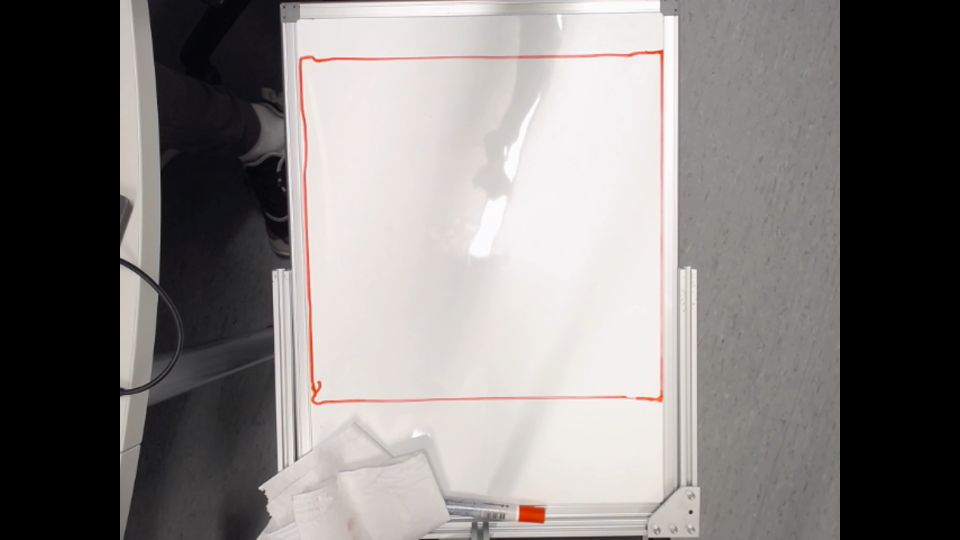
#> input picture test_images/test_image.png, 1920 x 1080 px (shown at 1/2 size)
$ python TripleT.py
#> lines starting #> are read from the running program, lines starting #| are printed output that depends on the picture; after the words box and inside, x2 and y2 are one past the last pixel; in counts of white or black regions, pixels touching at a corner belong together
import cv2 as cv
import numpy

x1 = 630
x2 = 1320
y1 = 120
y2 = 790

GAMESTATE = ["-", "-", "-", "-", "-", "-", "-", "-", "-"]

IMAGE = 'test_images/test_image.png'

# Reading image
img2 = cv.imread(IMAGE, cv.IMREAD_COLOR)
#> img2 is the input picture: shape (1080, 1920, 3); mean B, G, R 123, 124.4, 128.1

# Reading same image in another variable
# and converting to grayscale
img = cv.imread(IMAGE, cv.IMREAD_GRAYSCALE)
#> img: shape (1080, 1920); min 0, max 255, mean 125

# Cropping the image with HEIGHTNR1
roi = img2[y1:y2, x1:x2]
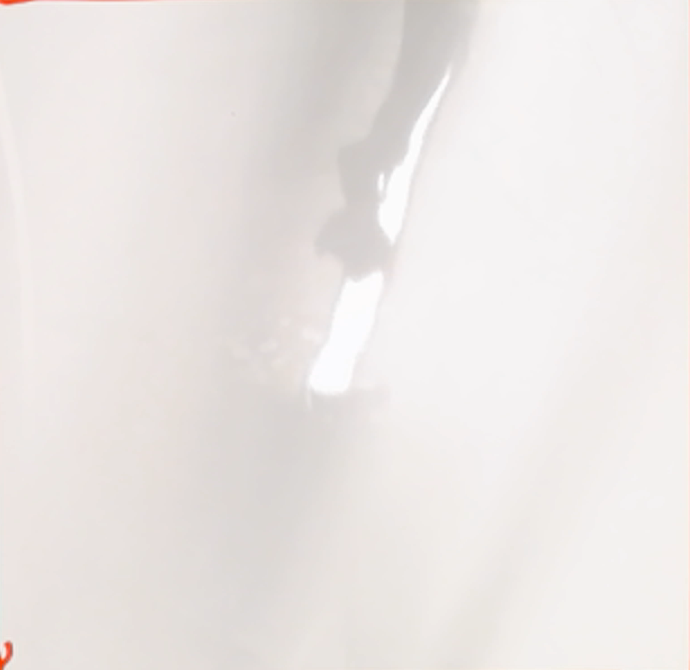
#> roi: shape (670, 690, 3); mean B, G, R 228.3, 230.4, 235.1

# Collect the height and width of the image
height, width = roi.shape[:2]
#> height = 670; width = 690

# Make a list where we can add the following tiles
rect_list = list()

# Tile number #1
rect_list.append(
    cv.rectangle(roi,(0, 0),(int(width / 3), int(height / 3)),(0, 255, 0),thickness=10))
# Tile number #2
rect_list.append(
    cv.rectangle(roi,(int(width / 3), 0),(int(width * 2 / 3), int(height / 3)),(0, 255, 0),thickness=10))
# Tile number #3
rect_list.append(
    cv.rectangle(roi,(int(width * 2 / 3), 0),(int(width), int(height / 3)),(0, 255, 0),thickness=10))
# Tile number #4
rect_list.append(
    cv.rectangle(roi,(0, int(height / 3)),(int(width / 3), int(height * 2 / 3)),(0, 255, 0),thickness=10))
# Tile number #5
rect_list.append(
    cv.rectangle(roi,(int(width / 3), int(height / 3)),(int(width * 2 / 3), int(height * 2 / 3)),(0, 255, 0),thickness=10))
# Tile number #6
rect_list.append(
    cv.rectangle(roi,(int(width * 2 / 3), int(height / 3)),(int(width), int(height * 2 / 3)),(0, 255, 0),thickness=10))
# Tile number #7
rect_list.append(
    cv.rectangle(roi,(0, int(height * 2 / 3)),(int(width / 3), int(height)),(0, 255, 0),thickness=10))
# Tile number #8
rect_list.append(
    cv.rectangle(roi,(int(width / 3), int(height * 2 / 3)),(int(width * 2 / 3), int(height)),(0, 255, 0),thickness=10))
# Tile number #9
rect_list.append(
    cv.rectangle(roi,(int(width * 2 / 3), int(height * 2 / 3)),(int(width), int(height)),(0, 255, 0),thickness=10))
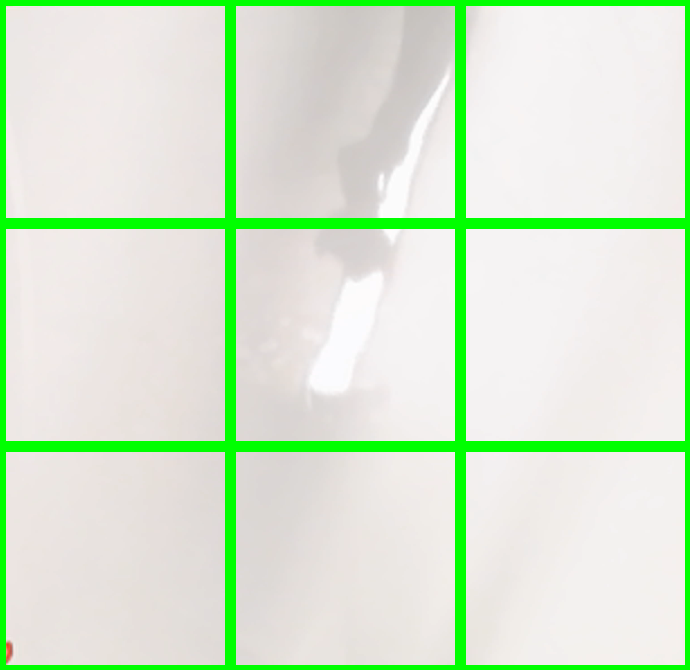
#> roi: shape (670, 690, 3); mean B, G, R 206.8, 232.9, 212.9

tileCount = 0
x = 50
y = 50
for tile in rect_list:
    tileCount += 1
    cv.putText(roi, str(tileCount), (x, y) , cv.FONT_HERSHEY_SIMPLEX, 2, (0, 0, 255), thickness=5)
    x += 50
    y += 50
#> this loop made 9 passes
#> (x, y) on passes 1 to 9: (100, 100), (150, 150), (200, 200), (250, 250), (300, 300), (350, 350), (400, 400), (450, 450), (500, 500)
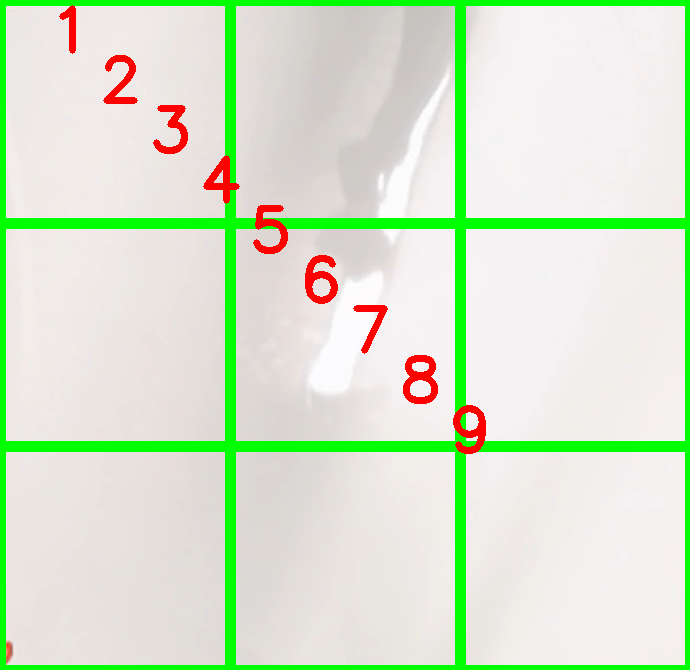
#> roi: shape (670, 690, 3); 1.42% of pixels changed, all inside (x1, y1, x2, y2) = (59, 5, 486, 454)
#> after the loop, tileCount = 9; x = 500; y = 500

# Converting image to a binary image
# (black and white only image)
_, threshold = cv.threshold(roi, 110, 255, cv.THRESH_BINARY)
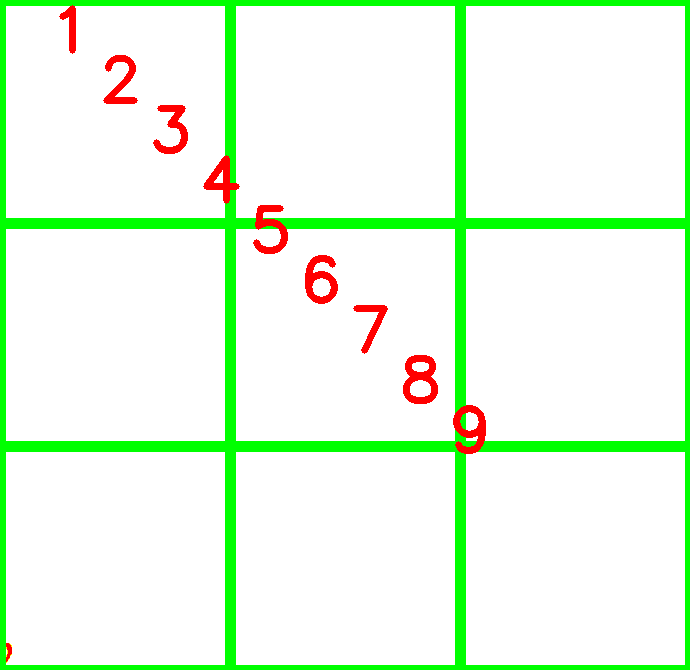
#> threshold: shape (670, 690, 3); mean B, G, R 227.7, 251.3, 231.4

# Turn into threshold binary
ret, threshold1 = cv.threshold(roi, 127, 255, cv.THRESH_BINARY)

# Resize the final image
res = cv.resize(roi, None, fx=0.8, fy=0.8, interpolation=cv.INTER_CUBIC)
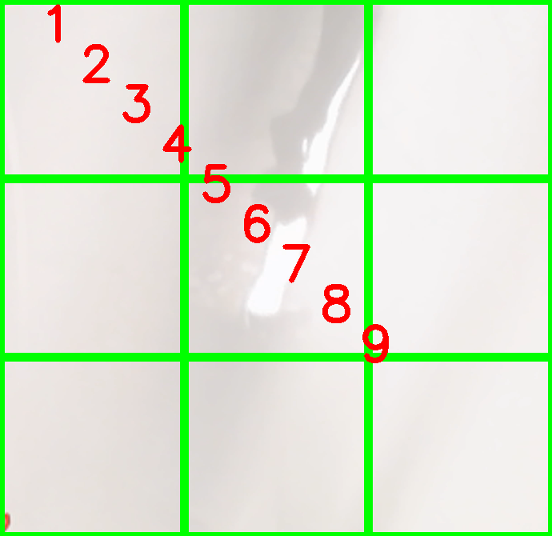
#> res: shape (536, 552, 3); mean B, G, R 204.3, 229.6, 213.8

# Display the final image and release resources when key is pressed
cv.imshow("IMAGE", res)
cv.waitKey(0)
cv.destroyAllWindows()
